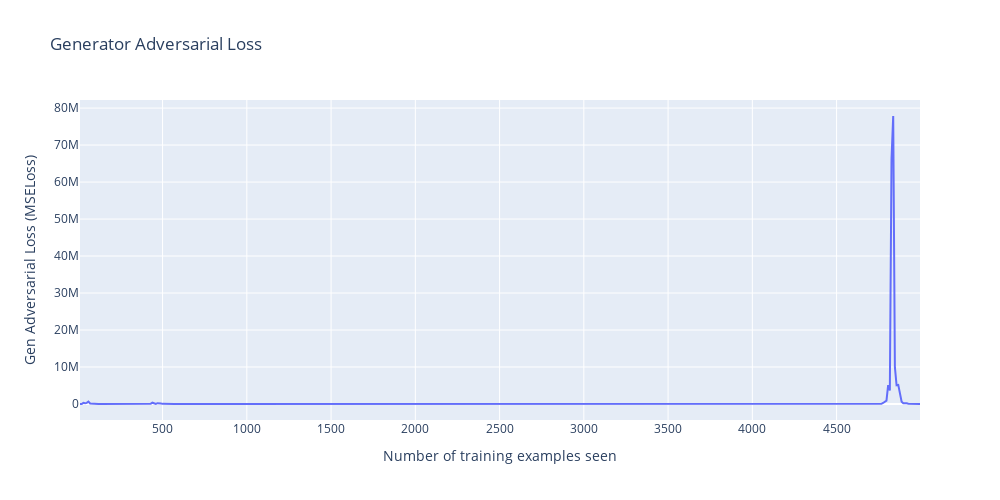

Notebook source saved alongside this figure:
### Code cell
fig = go.Figure()
fig.add_trace(go.Scatter(x=counter, y=gen_adv_losses, mode='lines', name='Gen Adv Loss'))

fig.update_layout(
    width=1000,
    height=500,
    title="Generator Adversarial Loss",
    xaxis_title="Number of training examples seen",
    yaxis_title="Gen Adversarial Loss (MSELoss)"),
fig.show()

plt.plot(counter, gen_adv_losses)

### Figure 1 — Plotly figure (JSON) as saved in the notebook; plotly's stock layout.template omitted (floating-point values rounded to 4 significant figures; data arrays with more than 128 entries replaced by an {"elided": "..."} marker saying what was removed)
{"data": [{"mode": "lines", "name": "Gen Adv Loss", "type": "scatter", "x": {"elided": "500 int values"}, "y": {"elided": "500 float values"}}], "layout": {"height": 500, "title": {"text": "Generator Adversarial Loss"}, "width": 1000, "xaxis": {"title": {"text": "Number of training examples seen"}}, "yaxis": {"title": {"text": "Gen Adversarial Loss (MSELoss)"}}}}
